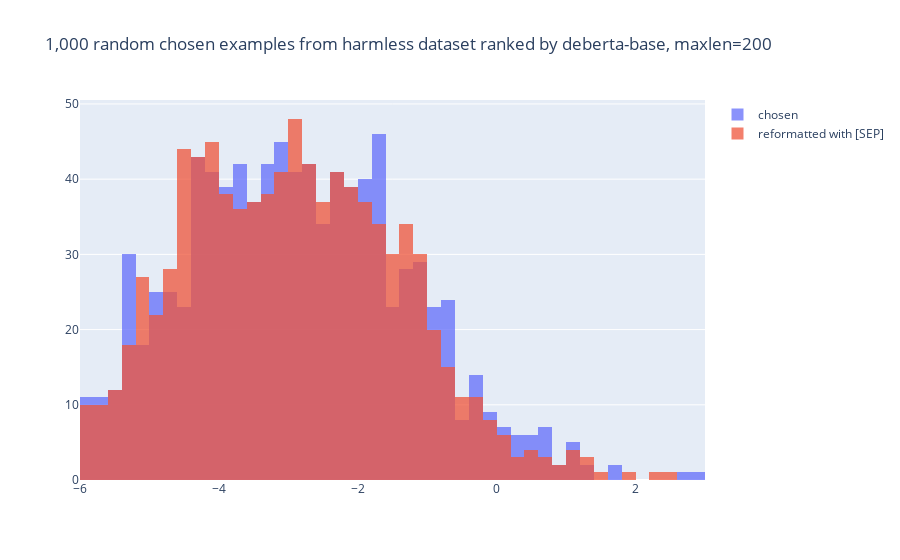

The notebook cell this image was saved under:
### Code cell
plot_two_histograms(score_chosen, score_reformated_chosen, "1,000 random chosen examples from harmless dataset ranked by deberta-base, maxlen=200", xname_1="chosen", xname_2="reformatted with [SEP]")

### Figure 1 — Plotly figure (JSON) as saved in the notebook; plotly's stock layout.template omitted (floating-point values rounded to 4 significant figures; data arrays with more than 128 entries replaced by an {"elided": "..."} marker saying what was removed)
{"data": [{"name": "chosen", "opacity": 0.75, "type": "histogram", "x": {"elided": "938 float values"}, "xbins": {"end": 4, "size": 0.2, "start": -6}}, {"name": "reformatted with [SEP]", "opacity": 0.75, "type": "histogram", "x": {"elided": "938 float values"}, "xbins": {"end": 4, "size": 0.2, "start": -6}}], "layout": {"barmode": "overlay", "title": {"text": "1,000 random chosen examples from harmless dataset ranked by deberta-base, maxlen=200"}}}
